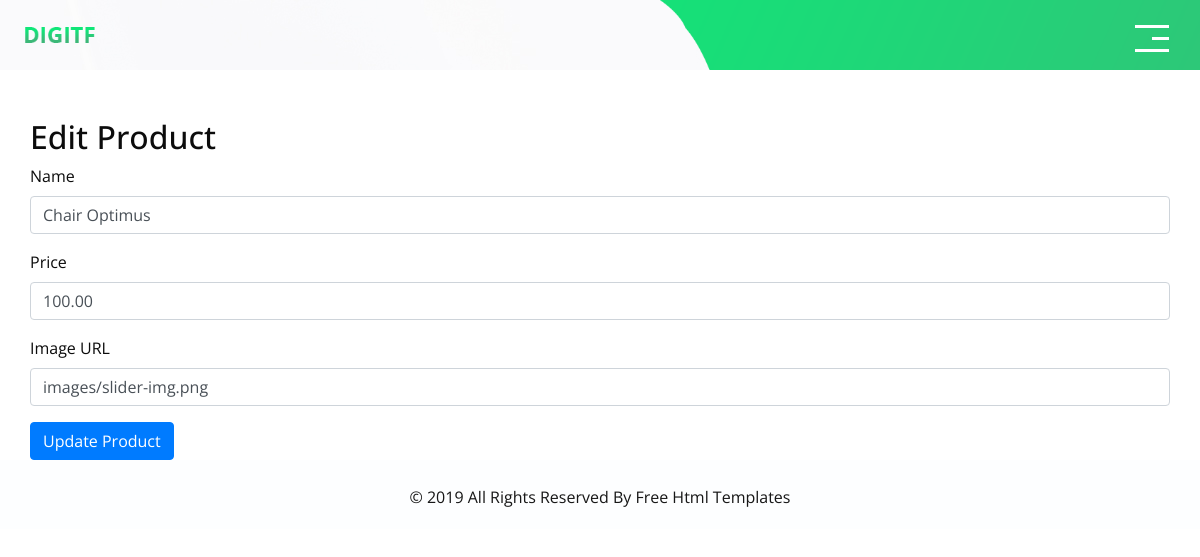
Page /edit_product.php?id=1 (signed in) on the committed database.
### tables this page shows
CREATE TABLE `products` (
  `id` int(11) NOT NULL,
  `name` varchar(255) NOT NULL,
  `price` decimal(10,2) NOT NULL,
  `image` varchar(255) DEFAULT NULL
);

### _inc/classes/dbh.classes.php (called while the page is built)
<?php
class Dbh {
    protected function connect() {
        try {
            $username = "root";
            $password = "";
            $dbh = new PDO('mysql:host=localhost;dbname=ooplogin', $username, $password);
            return $dbh;
        } catch (PDOException $e) {
            print "Error!: " . $e->getMessage() . "<br/>";
            die();
        }
    }
}
?>

### _inc/classes/product.classes.php (called while the page is built, shortened)
<?php
class Product extends Dbh {
    public function getProduct($id) {
        try {
            $stmt = $this->connect()->prepare("SELECT * FROM products WHERE id = ?");
            $stmt->execute([$id]);
            return $stmt->fetch(PDO::FETCH_ASSOC);
        } catch (PDOException $e) {
            return null;
        }
    }
}

### edit_product.php (the view, shortened to what this page needs)
<?php
include_once 'php/header.php';
$productObj = new Product();
if (isset($_GET['id'])) {
    $id = $_GET['id'];
    $product = $productObj->getProduct($id);
} else {
    echo "Nie je uvedené ID výrobku.";
    exit();
}
?>
<div class="container mt-5">
    <h2>Edit Product</h2>
    <form method="POST">
        <div class="mb-3">
            <label>Name</label>
            <input type="text" name="name" value="<?= htmlspecialchars($product['name']) ?>" class="form-control" required>
        </div>
        <div class="mb-3">
            <label>Price</label>
            <input type="number" name="price" value="<?= htmlspecialchars($product['price']) ?>" class="form-control" step="0.01" required>
        </div>
        <div class="mb-3">
            <label>Image URL</label>
            <input type="text" name="image" value="<?= htmlspecialchars($product['image']) ?>" class="form-control" required>
        </div>
        <button type="submit" class="btn btn-primary">Update Product</button>
    </form>
</div>
<?php include 'php/footer.php'; ?>

### css/responsive.css (style rules this page uses)
@media (min-width: 1200px) { .container { max-width: 1170px; } }

### css/style.css (style rules this page uses)
body { font-family: 'Open Sans', sans-serif; color: #0c0c0c; background-color: #ffffff; }
.btn, .btn:focus { outline: none !important; -webkit-box-shadow: none; box-shadow: none; }

### rows in the picture
products: name "Chair Optimus", price "100.00", image "images/slider-img.png"
